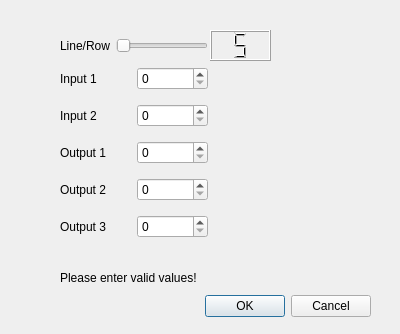
<?xml version="1.0" encoding="UTF-8"?>
<ui version="4.0">
 <class>Dialog</class>
 <widget class="QDialog" name="Dialog">
  <property name="geometry">
   <rect>
    <x>0</x>
    <y>0</y>
    <width>400</width>
    <height>334</height>
   </rect>
  </property>
  <property name="windowTitle">
   <string>Dialog</string>
  </property>
  <widget class="QDialogButtonBox" name="buttonBox">
   <property name="geometry">
    <rect>
     <x>30</x>
     <y>290</y>
     <width>341</width>
     <height>32</height>
    </rect>
   </property>
   <property name="orientation">
    <enum>Qt::Horizontal</enum>
   </property>
   <property name="standardButtons">
    <set>QDialogButtonBox::Cancel|QDialogButtonBox::Ok</set>
   </property>
   <property name="centerButtons">
    <bool>false</bool>
   </property>
  </widget>
  <widget class="QLCDNumber" name="lcdNumber">
   <property name="geometry">
    <rect>
     <x>210</x>
     <y>30</y>
     <width>61</width>
     <height>31</height>
    </rect>
   </property>
   <property name="layoutDirection">
    <enum>Qt::RightToLeft</enum>
   </property>
   <property name="frameShape">
    <enum>QFrame::Box</enum>
   </property>
   <property name="lineWidth">
    <number>1</number>
   </property>
   <property name="digitCount">
    <number>1</number>
   </property>
   <property name="segmentStyle">
    <enum>QLCDNumber::Filled</enum>
   </property>
   <property name="intValue" stdset="0">
    <number>5</number>
   </property>
  </widget>
  <widget class="QLabel" name="label_7">
   <property name="geometry">
    <rect>
     <x>60</x>
     <y>270</y>
     <width>181</width>
     <height>16</height>
    </rect>
   </property>
   <property name="text">
    <string>Please enter valid values!</string>
   </property>
  </widget>
  <widget class="QWidget" name="layoutWidget">
   <property name="geometry">
    <rect>
     <x>60</x>
     <y>30</y>
     <width>148</width>
     <height>221</height>
    </rect>
   </property>
   <layout class="QVBoxLayout" name="verticalLayout">
    <item>
     <layout class="QHBoxLayout" name="horizontalLayout">
      <item>
       <widget class="QLabel" name="label">
        <property name="text">
         <string>Line/Row</string>
        </property>
       </widget>
      </item>
      <item>
       <widget class="QSlider" name="m_row">
        <property name="minimum">
         <number>5</number>
        </property>
        <property name="maximum">
         <number>8</number>
        </property>
        <property name="orientation">
         <enum>Qt::Horizontal</enum>
        </property>
       </widget>
      </item>
     </layout>
    </item>
    <item>
     <layout class="QHBoxLayout" name="horizontalLayout_2">
      <item>
       <widget class="QLabel" name="label_2">
        <property name="text">
         <string>Input 1</string>
        </property>
       </widget>
      </item>
      <item>
       <widget class="QSpinBox" name="m_i1">
        <property name="maximum">
         <number>7</number>
        </property>
        <property name="value">
         <number>0</number>
        </property>
       </widget>
      </item>
     </layout>
    </item>
    <item>
     <layout class="QHBoxLayout" name="horizontalLayout_3">
      <item>
       <widget class="QLabel" name="label_3">
        <property name="text">
         <string>Input 2</string>
        </property>
       </widget>
      </item>
      <item>
       <widget class="QSpinBox" name="m_i2">
        <property name="maximum">
         <number>7</number>
        </property>
        <property name="value">
         <number>0</number>
        </property>
       </widget>
      </item>
     </layout>
    </item>
    <item>
     <layout class="QHBoxLayout" name="horizontalLayout_4">
      <item>
       <widget class="QLabel" name="label_4">
        <property name="text">
         <string>Output 1</string>
        </property>
       </widget>
      </item>
      <item>
       <widget class="QSpinBox" name="m_o1">
        <property name="maximum">
         <number>7</number>
        </property>
        <property name="value">
         <number>0</number>
        </property>
       </widget>
      </item>
     </layout>
    </item>
    <item>
     <layout class="QHBoxLayout" name="horizontalLayout_5">
      <item>
       <widget class="QLabel" name="label_5">
        <property name="text">
         <string>Output 2</string>
        </property>
       </widget>
      </item>
      <item>
       <widget class="QSpinBox" name="m_o2">
        <property name="maximum">
         <number>7</number>
        </property>
        <property name="value">
         <number>0</number>
        </property>
       </widget>
      </item>
     </layout>
    </item>
    <item>
     <layout class="QHBoxLayout" name="horizontalLayout_6">
      <item>
       <widget class="QLabel" name="label_6">
        <property name="text">
         <string>Output 3</string>
        </property>
       </widget>
      </item>
      <item>
       <widget class="QSpinBox" name="m_o3">
        <property name="maximum">
         <number>7</number>
        </property>
        <property name="value">
         <number>0</number>
        </property>
       </widget>
      </item>
     </layout>
    </item>
   </layout>
  </widget>
 </widget>
 <resources/>
 <connections>
  <connection>
   <sender>buttonBox</sender>
   <signal>accepted()</signal>
   <receiver>Dialog</receiver>
   <slot>accept()</slot>
   <hints>
    <hint type="sourcelabel">
     <x>248</x>
     <y>254</y>
    </hint>
    <hint type="destinationlabel">
     <x>157</x>
     <y>274</y>
    </hint>
   </hints>
  </connection>
  <connection>
   <sender>buttonBox</sender>
   <signal>rejected()</signal>
   <receiver>Dialog</receiver>
   <slot>reject()</slot>
   <hints>
    <hint type="sourcelabel">
     <x>316</x>
     <y>260</y>
    </hint>
    <hint type="destinationlabel">
     <x>286</x>
     <y>274</y>
    </hint>
   </hints>
  </connection>
  <connection>
   <sender>m_row</sender>
   <signal>valueChanged(int)</signal>
   <receiver>lcdNumber</receiver>
   <slot>display(int)</slot>
   <hints>
    <hint type="sourcelabel">
     <x>175</x>
     <y>61</y>
    </hint>
    <hint type="destinationlabel">
     <x>250</x>
     <y>61</y>
    </hint>
   </hints>
  </connection>
 </connections>
</ui>
